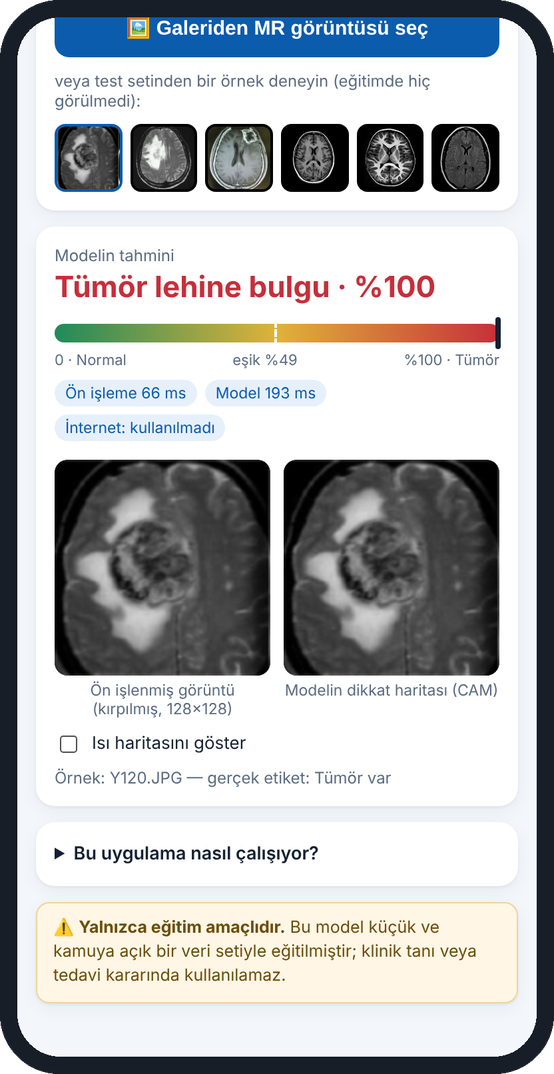
#> input picture ekran_goruntuleri/mr3_camkapali.png, 554 x 1074 px, given as the content of the folder veri/tumor_var, which was not available
$ jupyter execute --allow-errors 1_1_Goruntu_Nedir_ve_On_Isleme.ipynb   (text cells are left out)
#> lines starting #> are read from the running program, lines starting #| are printed output that depends on the picture; after the words box and inside, x2 and y2 are one past the last pixel; in counts of white or black regions, pixels touching at a corner belong together; pictures that were not available may be replaced by others from this repository, and a replacement may not be noted
### beyin_on_isleme.py
"""
Beyin MR görüntüleri için ön işleme fonksiyonları.

Bu adımlar mobil uygulamadaki JavaScript koduyla (mobil/www/app.js) BİREBİR aynıdır;
böylece telefonda çalışan model, Python'da eğitildiği koşulları görür.

Adımlar:
 1) Gri tonlamaya çevir           (renkli piksel -> tek parlaklık değeri)
 2) Hafif bulanıklaştır            (gürültüyü azalt)
 3) Eşikle                         (kafa = parlak, arka plan = karanlık)
 4) En büyük bağlı bölgeyi bul     (kafatası/beyin bölgesi)
 5) Etrafından kırp ve 128x128'e küçült
"""
import numpy as np
from PIL import Image
from scipy import ndimage

BOYUT = 128      # modelin gördüğü görüntü boyutu
ESIK = 45        # 0-255 arası parlaklık eşiği
KENAR = 0.02     # görüntü çerçevelerini yok saymak için kenar payı (oran)


def gri_oku(yol):
    """Dosyayı okuyup 0-255 arası gri tonlu (float32) matrise çevirir."""
    rgb = np.asarray(Image.open(yol).convert("RGB"), dtype=np.float32)
    return rgb[..., 0] * 0.299 + rgb[..., 1] * 0.587 + rgb[..., 2] * 0.114


def kutu_bulaniklastir(a):
    """3x3 ortalama filtresi (kenarlar tekrarlanarak)."""
    p = np.pad(a, 1, mode="edge")
    s = np.zeros_like(a)
    for di in range(3):
        for dj in range(3):
            s += p[di:di + a.shape[0], dj:dj + a.shape[1]]
    return s / 9.0


def beyin_maskesi(gri, esik=ESIK, kenar=KENAR):
    """Eşikleme + kenar temizliği + en büyük bağlı bölge -> ikili maske."""
    b = kutu_bulaniklastir(kutu_bulaniklastir(gri))
    m = b > esik
    H, W = m.shape
    ky, kx = int(H * kenar), int(W * kenar)
    m[:ky, :] = False; m[H - ky:, :] = False
    m[:, :kx] = False; m[:, W - kx:] = False
    etiket, n = ndimage.label(m)          # 4-komşuluk
    if n == 0:
        return np.ones_like(m)
    boyutlar = np.bincount(etiket.ravel())
    boyutlar[0] = 0
    return etiket == boyutlar.argmax()


def alan_boyutla(a, n=BOYUT):
    """Blok ortalaması ile yeniden boyutlandırma (JS ile aynı formül)."""
    H, W = a.shape
    i = np.arange(n)
    y0 = (i * H) // n; y1 = np.maximum(y0 + 1, ((i + 1) * H) // n)
    x0 = (i * W) // n; x1 = np.maximum(x0 + 1, ((i + 1) * W) // n)
    S = np.zeros((H + 1, W + 1), dtype=np.float64)       # integral görüntü
    S[1:, 1:] = a.astype(np.float64).cumsum(0).cumsum(1)
    toplam = (S[y1][:, x1] - S[y0][:, x1] - S[y1][:, x0] + S[y0][:, x0])
    adet = np.outer(y1 - y0, x1 - x0)
    return (toplam / adet).astype(np.float32)


def beyin_kirp(gri):
    """Maskenin sınır kutusundan kırpar; (kırpılmış görüntü, kutu) döndürür."""
    m = beyin_maskesi(gri)
    ys, xs = np.where(m)
    y0, y1, x0, x1 = ys.min(), ys.max() + 1, xs.min(), xs.max() + 1
    return gri[y0:y1, x0:x1], (y0, y1, x0, x1)


def on_isle(yol):
    """Dosya yolu -> modele girecek 128x128, 0-1 arası görüntü."""
    kirp, _ = beyin_kirp(gri_oku(yol))
    return alan_boyutla(kirp) / 255.0

### 1_1_Goruntu_Nedir_ve_On_Isleme.ipynb
[cell 1]
# Google Colab'da çalışıyorsanız: proje klasörünü (zip) yükleyip açın
import os, sys
if "google.colab" in sys.modules and not os.path.exists("veri"):
    from google.colab import files
    print("Lütfen 01_Beyin_MR_Tumor.zip dosyasını seçin")
    yuklenen = files.upload()
    !unzip -q -o 01_Beyin_MR_Tumor.zip
    %cd 01_Beyin_MR_Tumor
print("Çalışma klasörü:", os.getcwd())

[cell 2]
import numpy as np
import matplotlib.pyplot as plt
from PIL import Image
from pathlib import Path
plt.rcParams["figure.dpi"] = 110

VERI = Path("veri")
dosyalar = {sinif: sorted((VERI / sinif).iterdir()) for sinif in ["tumor_var", "tumor_yok"]}
for sinif, liste in dosyalar.items():
    print(f"{sinif:10s}: {len(liste)} görüntü")

[cell 3]
ornek = dosyalar["tumor_var"][0]
img = np.asarray(Image.open(ornek).convert("L"))      # "L" = gri tonlama
print("Dosya:", ornek.name)
print("Boyut (satır x sütun):", img.shape, "→ toplam", img.size, "piksel")
#| Boyut (satır x sütun): (1074, 554) → toplam 594996 piksel

fig, ax = plt.subplots(1, 2, figsize=(10, 4.5))
ax[0].imshow(img, cmap="gray"); ax[0].set_title("İnsanın gördüğü")
y, x = 108, 76                                         # tümörün kenarından küçük bir pencere
ax[0].add_patch(plt.Rectangle((x, y), 12, 12, fill=False, ec="red", lw=2))
parca = img[y:y+12, x:x+12]
ax[1].imshow(parca, cmap="gray", vmin=0, vmax=255)
for i in range(12):
    for j in range(12):
        ax[1].text(j, i, parca[i, j], ha="center", va="center", fontsize=6,
                   color="white" if parca[i, j] < 150 else "black")
ax[1].set_title("Bilgisayarın gördüğü (kırmızı kare)")
for a in ax: a.axis("off")
plt.tight_layout(); plt.show()
#> after `plt.tight_layout()`:
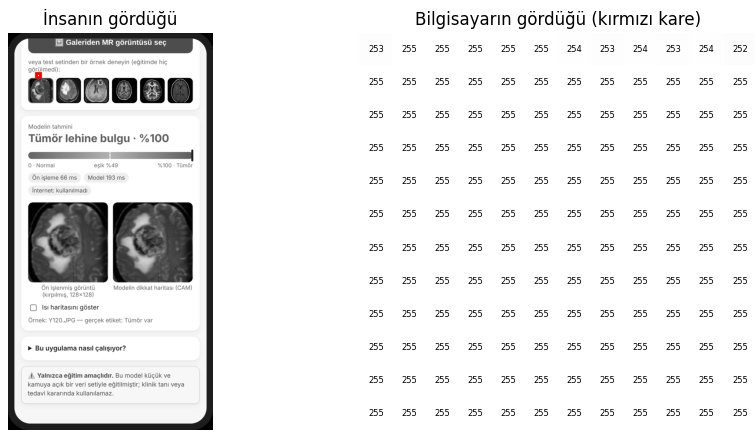
#> figure drawn by matplotlib, 2 panels

[cell 4]
fig, axes = plt.subplots(2, 6, figsize=(14, 5))
#> (the rest of this cell did not finish here and is left out)

[cell 5]
from beyin_on_isleme import gri_oku, kutu_bulaniklastir, beyin_maskesi, beyin_kirp, alan_boyutla, ESIK

#> (the rest of this cell did not finish here and is left out)

[cell 6]
# Parlaklık dağılımı (histogram): eşik değerini neden 45 seçtik?
plt.figure(figsize=(8, 3.2))
#> (the rest of this cell did not finish here and is left out)

[cell 7]
from beyin_on_isleme import on_isle

yollar, etiketler = [], []
for etiket, sinif in [(1, "tumor_var"), (0, "tumor_yok")]:
    for f in dosyalar[sinif]:
        yollar.append(f); etiketler.append(etiket)
X = np.stack([on_isle(f) for f in yollar]).astype(np.float32)
#> after the loop in kutu_bulaniklastir, `for di in range(3):`:
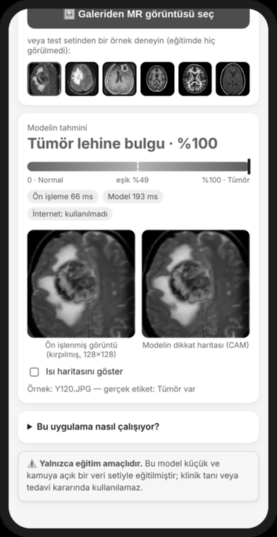
#> s: shape (1074, 554) float32 (shown at 1/2 size); min 0, max 2295, mean 1638.2; drawn with min black and max white
#> in beyin_maskesi, `m = b > esik`:
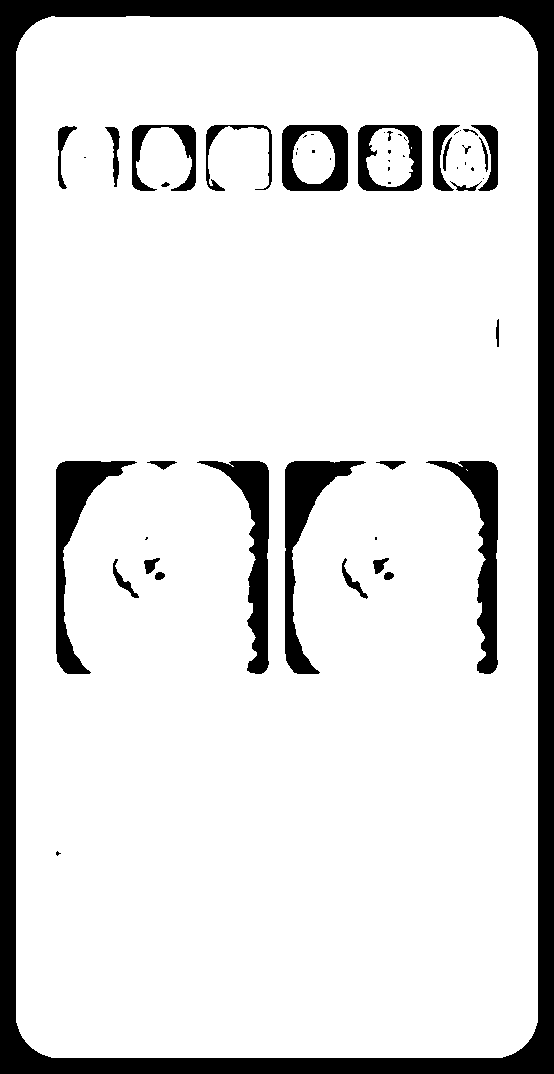
#> m: shape (1074, 554) bool; 86.3% white; 53 black regions (24 under 20 px), largest, box (x1, y1, x2, y2) and area: (0, 0, 554, 1074) 53084, (56, 461, 137, 674) 4473, (285, 461, 366, 674) 4469
#> in beyin_maskesi, `etiket, n = ndimage.label(m)`:
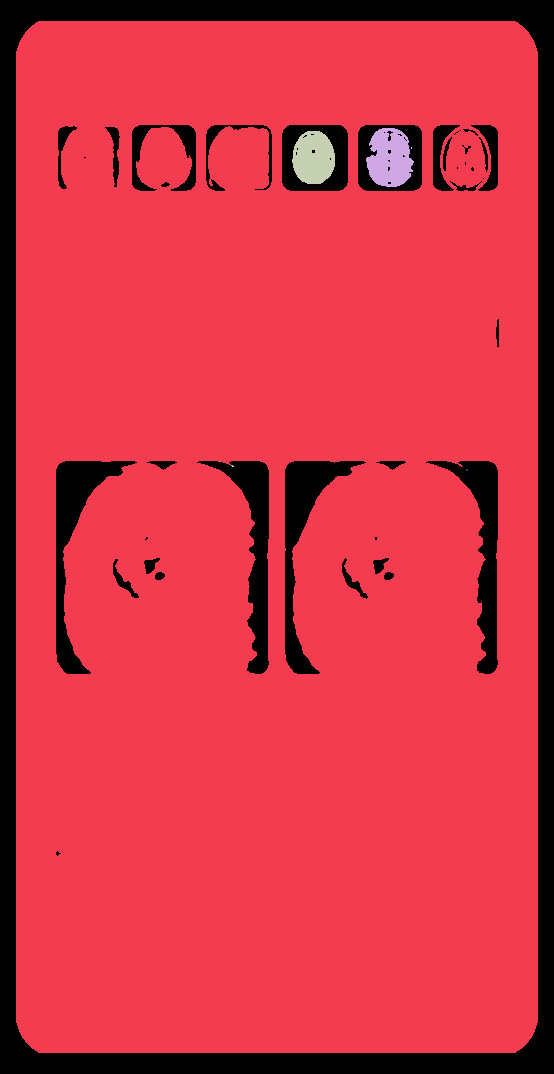
#> etiket: shape (1074, 554) int32; 8 distinct labels, from 0 to 7; one colour per label, 0 black
#> in beyin_maskesi, `etiket, n = ndimage.label(m)`: n = 7
#> in beyin_maskesi, `boyutlar = np.bincount(etiket.ravel())`: boyutlar = [85579, 505517, 2085, 1807, 2, 4, 1, 1]
#> in beyin_maskesi, `return etiket == boyutlar.argmax()`:
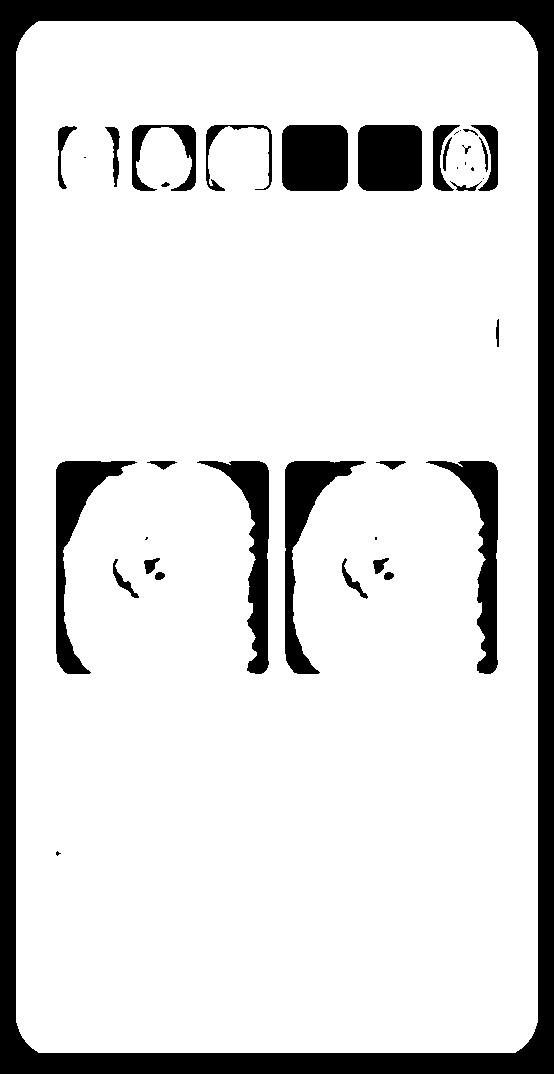
#> returned value: shape (1074, 554) bool; 85% white; 38 black regions (10 under 20 px), largest, box (x1, y1, x2, y2) and area: (0, 0, 554, 1074) 57300, (56, 461, 137, 674) 4473, (285, 461, 366, 674) 4469
#> in beyin_kirp, `y0, y1, x0, x1 = ys.min(), ys.max() + 1, xs.min(), xs.max() + 1`: y0 = 21; y1 = 1053; x0 = 16; x1 = 538
#> in on_isle, `kirp, _ = beyin_kirp(gri_oku(yol))`:
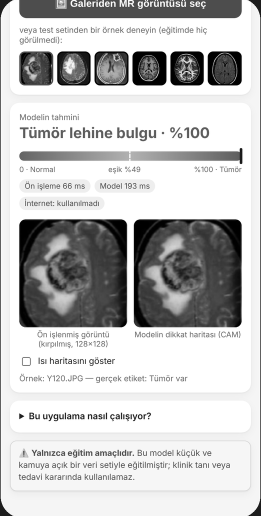
#> kirp: shape (1032, 522) float32 (shown at 1/2 size); min 0, max 255, mean 197.3
#> in alan_boyutla, `S[1:, 1:] = a.astype(np.float64).cumsum(0).cumsum(1)`:
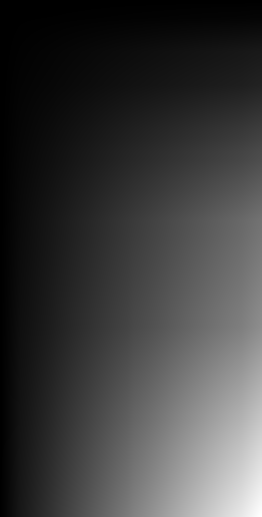
#> S: shape (1033, 523) float64 (shown at 1/2 size); min 0, max 106263150, mean 25359677.5; drawn with min black and max white
#> in alan_boyutla, `toplam = (S[y1][:, x1] - S[y0][:, x1] - S[y1][:, x0] + S[y0][:, x0])`:
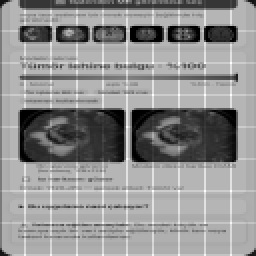
#> toplam: shape (128, 128) float64 (shown 2 times larger); min 0, max 11475, mean 6485.8; drawn with min black and max white
#> in alan_boyutla, `return (toplam / adet).astype(np.float32)`:
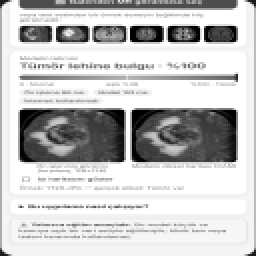
#> returned value: shape (128, 128) float32 (shown 2 times larger); min 0, max 255, mean 197.4
y = np.array(etiketler)
print("X:", X.shape, " y:", y.shape, " Tümör oranı: %.1f%%" % (100 * y.mean()))
#| X: (2, 128, 128)  y: (2,)  Tümör oranı: 50.0%

fig, axes = plt.subplots(3, 10, figsize=(15, 4.8))
#> (the rest of this cell did not finish here and is left out)

[cell 8]
def parmak_izi(x, n=16):
    k = alan_boyutla(x * 255, n)
    return (k > np.median(k)).ravel()        # 256 bitlik "ortalama hash"

izler = np.stack([parmak_izi(x) for x in X])
#> call 3 of alan_boyutla, with n = 16
#> in alan_boyutla (call 3), `S[1:, 1:] = a.astype(np.float64).cumsum(0).cumsum(1)`:
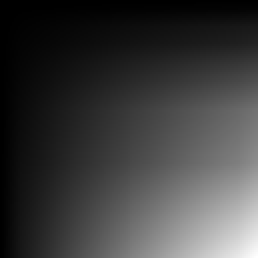
#> S: shape (129, 129) float64 (shown 2 times larger); min 0, max 3234712.9, mean 772274.6; drawn with min black and max white
fark = (izler[:, None, :] != izler[None, :, :]).sum(-1)    # Hamming mesafesi
#> fark = [[0, 0], [0, 0]]
ciftler = [(i, j) for i in range(len(X)) for j in range(i + 1, len(X)) if fark[i, j] <= 12]
#> ciftler = [(0, 1)]
print(f"Neredeyse aynı görüntü çifti sayısı: {len(ciftler)}")
#| Neredeyse aynı görüntü çifti sayısı: 1

if ciftler:
    n = min(6, len(ciftler))
#> n = 1
    fig, axes = plt.subplots(2, n, figsize=(2.3 * n, 4.6), squeeze=False)
    for k, (i, j) in enumerate(ciftler[:n]):
        for r, t in enumerate([i, j]):
            axes[r, k].imshow(X[t], cmap="gray"); axes[r, k].axis("off")
            axes[r, k].set_title(f"{yollar[t].name}\n{'TÜMÖR' if y[t] else 'normal'}", fontsize=7)
#> this loop made 1 pass
    plt.suptitle("Çok benzer görüntü çiftleri (üst-alt)"); plt.tight_layout(); plt.show()

[cell 9]
from sklearn.model_selection import StratifiedGroupKFold

# Benzer çiftleri birleştirerek grup numarası ver (birleşim-bul)
grup = np.arange(len(X))
#> grup = [0, 1]
def kok(i):
    while grup[i] != i:
        grup[i] = grup[grup[i]]; i = grup[i]
    return i
for i, j in ciftler:
    grup[kok(i)] = kok(j)
#> this loop made 1 pass
#> j on pass 1: 1
#> after the loop, grup = [1, 1]
gruplar = np.array([kok(i) for i in range(len(X))])
#> gruplar = [1, 1]
print("Görüntü:", len(X), " Bağımsız grup:", len(np.unique(gruplar)))
#| Görüntü: 2  Bağımsız grup: 1

# Sabit bir test seti ayıralım (%20). Tüm bölümler aynı test setini kullanacak.
sgkf = StratifiedGroupKFold(n_splits=5, shuffle=True, random_state=42)
#> (the rest of this cell did not finish here and is left out)

$ run again, on ekran_goruntuleri/mr4_normal.png
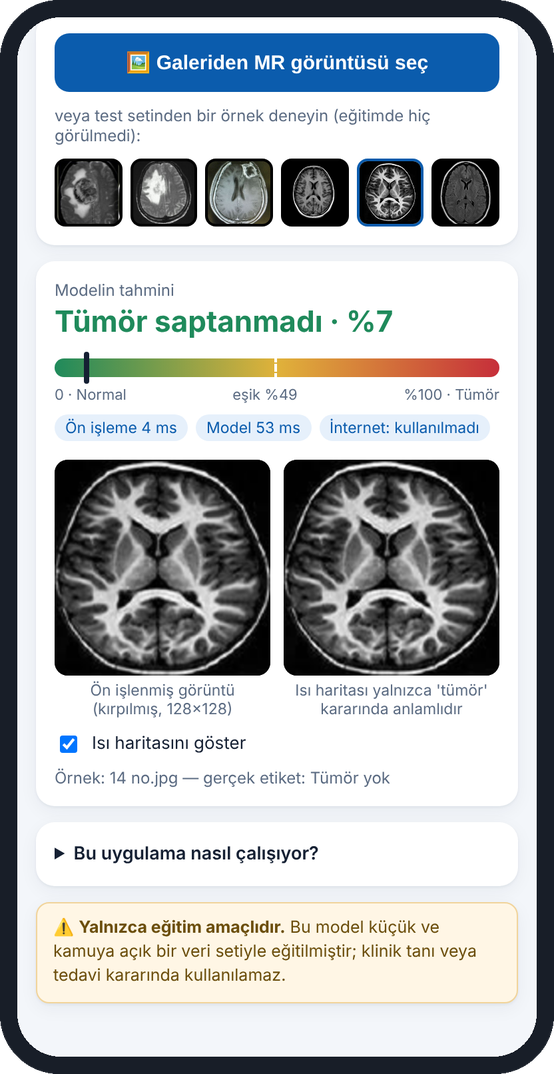
#> input picture ekran_goruntuleri/mr4_normal.png, 554 x 1074 px, given as the content of the folder veri/tumor_var, which was not available
#| Boyut (satır x sütun): (1074, 554) → toplam 594996 piksel
#> in beyin_maskesi, `etiket, n = ndimage.label(m)`:
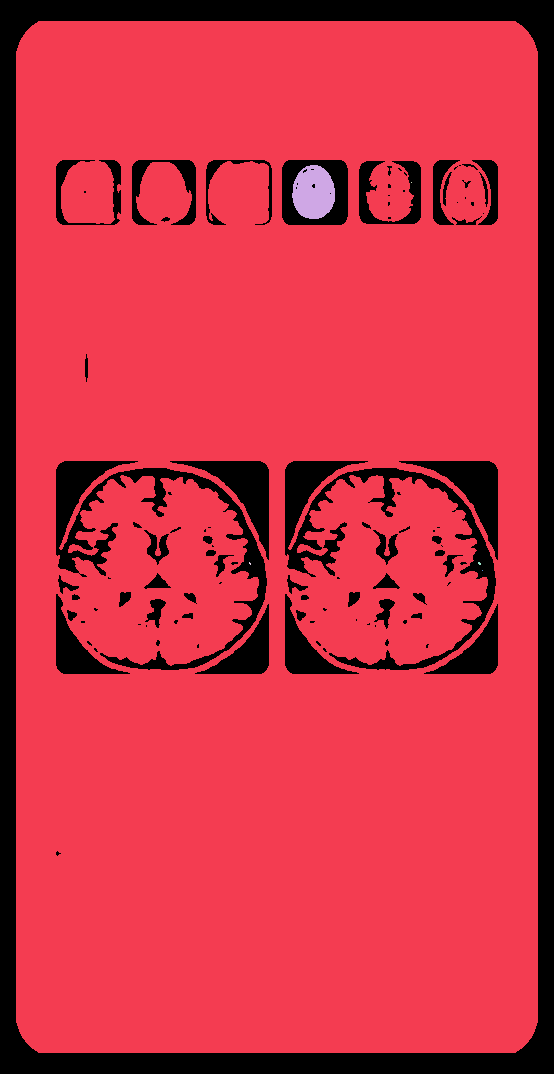
#> etiket: shape (1074, 554) int32; 7 distinct labels, from 0 to 6; one colour per label, 0 black
#> in beyin_maskesi, `etiket, n = ndimage.label(m)`: n = 6
#> boyutlar = [99099, 494070, 1814, 1, 4, 7, 1]
#> in beyin_kirp, `y0, y1, x0, x1 = ys.min(), ys.max() + 1, xs.min(), xs.max() + 1`: y0 = 21; y1 = 1053; x0 = 16; x1 = 538
#> in alan_boyutla, `return (toplam / adet).astype(np.float32)`:
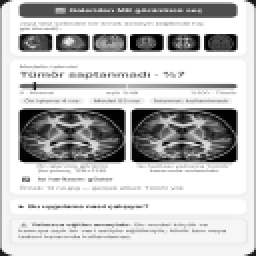
#> returned value: shape (128, 128) float32 (shown 2 times larger); min 0, max 255, mean 195.2
#| X: (2, 128, 128)  y: (2,)  Tümör oranı: 50.0%
#> S: shape (129, 129) float64
#> fark = [[0, 0], [0, 0]]
#> ciftler = [(0, 1)]
#| Neredeyse aynı görüntü çifti sayısı: 1
#> `n = min(6, len(ciftler))`: n = 1
#> the loop `for k, (i, j) in enumerate(ciftler[:n]):` made 1 pass
#> `grup = np.arange(len(X))`: grup = [0, 1]
#> the loop `for i, j in ciftler:` made 1 pass
#> j on pass 1: 1
#> after the loop `for i, j in ciftler:`: grup = [1, 1]
#| Görüntü: 2  Bağımsız grup: 1

$ run again, on ekran_goruntuleri/mr5_nasil.png
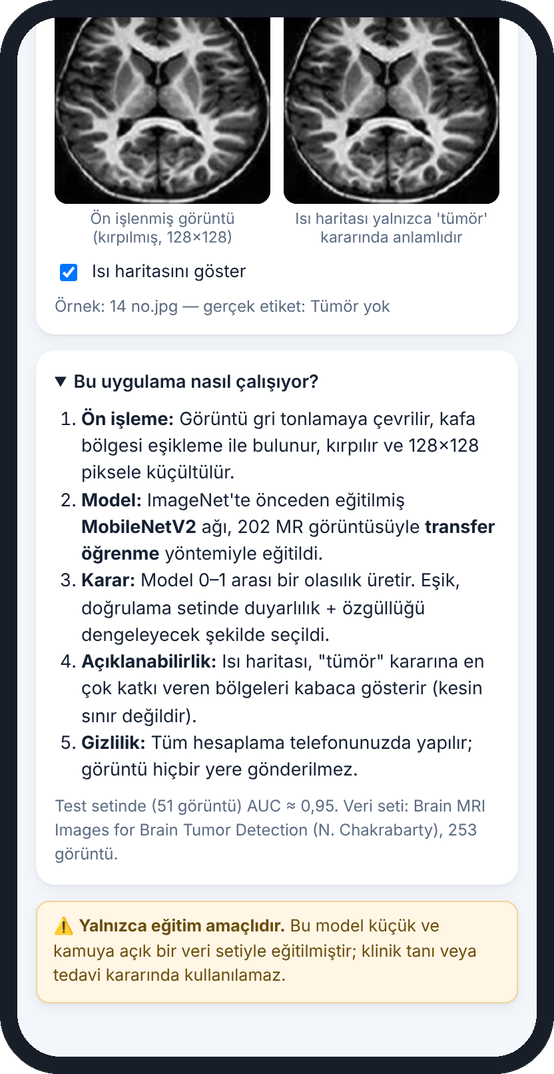
#> input picture ekran_goruntuleri/mr5_nasil.png, 554 x 1074 px, given as the content of the folder veri/tumor_var, which was not available
#| Boyut (satır x sütun): (1074, 554) → toplam 594996 piksel
#> etiket: shape (1074, 554) int32; 7 distinct labels, from 0 to 6
#> in beyin_maskesi, `etiket, n = ndimage.label(m)`: n = 6
#> boyutlar = [81089, 513316, 290, 290, 7, 3, 1]
#> in beyin_kirp, `y0, y1, x0, x1 = ys.min(), ys.max() + 1, xs.min(), xs.max() + 1`: y0 = 21; y1 = 1053; x0 = 16; x1 = 538
#> in alan_boyutla, `return (toplam / adet).astype(np.float32)`:
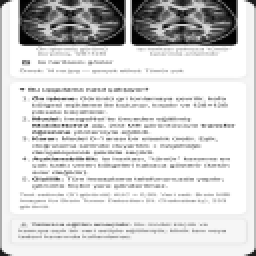
#> returned value: shape (128, 128) float32 (shown 2 times larger); min 0, max 255, mean 214
#| X: (2, 128, 128)  y: (2,)  Tümör oranı: 50.0%
#> S: shape (129, 129) float64
#> fark = [[0, 0], [0, 0]]
#> ciftler = [(0, 1)]
#| Neredeyse aynı görüntü çifti sayısı: 1
#> `n = min(6, len(ciftler))`: n = 1
#> the loop `for k, (i, j) in enumerate(ciftler[:n]):` made 1 pass
#> `grup = np.arange(len(X))`: grup = [0, 1]
#> the loop `for i, j in ciftler:` made 1 pass
#> j on pass 1: 1
#> after the loop `for i, j in ciftler:`: grup = [1, 1]
#| Görüntü: 2  Bağımsız grup: 1
